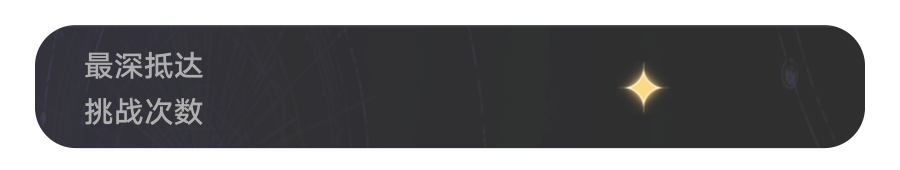
#> input picture render/starrailuid_vendor/starrailuid_abyss/texture2D/data.png, 900 x 170 px
$ python -i notes.py   (imports and definitions only)
#> lines starting #> are read from the running program, lines starting #| are printed output that depends on the picture
#> further down, picture is the input picture: PIL image 900x170 RGBA; mean R, G, B, A 22.2, 21.8, 23.9, 152
from PIL import Image, ImageDraw, ImageFilter

from .common import (
    BLUE,
    FIRST,
    GOLD,
    MUTED,
    PURPLE,
    RED,
    SECOND,
    WHITE,
    base_canvas,
    convert_img,
    get_font,
    getv,
    hhmm_cn,
    load_rgba,
    paste_panel,
    seconds,
    small_progress,
    sr_texture,
    text_fit,
)


def _note_bg() -> Image.Image:
    bg = load_rgba(sr_texture("starrailuid_stamina", "note_bg.png"))
    if bg:
        return bg
    return base_canvas(700, 1200).convert("RGBA")


def _draw_ring(img: Image.Image, percent: float) -> None:
    ring_path = sr_texture("starrailuid_stamina", "ring.apng")
    if not ring_path:
        return
    try:
        ring = Image.open(ring_path)
        ring.seek(min(89, max(0, round(percent * 89))))
        ring = ring.convert("RGBA")
        img.paste(ring, (0, 5), ring)
    except Exception:
        return


def _erase_expedition_title(img: Image.Image) -> None:
    box = (72, 732, 306, 792)
    patch = img.crop((box[0], box[1] + 118, box[2], box[3] + 118)).filter(
        ImageFilter.GaussianBlur(2)
    )
#> patch: PIL image 234x60 RGBA; every value is 0
    mask = Image.new("L", (box[2] - box[0], box[3] - box[1]), 0)
#> mask: PIL image 234x60 L; every value is 0
    mask_draw = ImageDraw.Draw(mask)
    mask_draw.rounded_rectangle((0, 0, mask.width, mask.height), radius=12, fill=255)
    mask = mask.filter(ImageFilter.GaussianBlur(8))
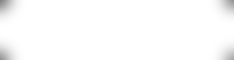
#> mask: PIL image 234x60 L; min 129, max 255, mean 251.9
    img.paste(patch, box[:2], mask)


def _status_card(
    img: Image.Image,
    xy: tuple[int, int, int, int],
    label: str,
    value: str,
    current: int,
    total: int,
    accent: tuple,
    sub: str = "",
) -> None:
    paste_panel(img, xy, radius=12, fill=(255, 255, 255, 188))
    draw = ImageDraw.Draw(img)
    x0, y0, x1, _ = xy
    draw.text((x0 + 18, y0 + 14), label, font=get_font(19), fill=SECOND)
    text_fit(draw, (x0 + 18, y0 + 43), value, 27, accent, x1 - x0 - 36)
    if sub:
        text_fit(draw, (x1 - 18, y0 + 18), sub, 17, MUTED, x1 - x0 - 36, anchor="ra")
    small_progress(img, x0 + 18, y0 + 74, x1 - x0 - 36, current, total, accent)


# [64 lines not run here, left out]

>>> from PIL import Image
>>> picture = Image.open('../starrailuid_vendor/starrailuid_abyss/texture2D/data.png')
>>> result = _erase_expedition_title(picture)
